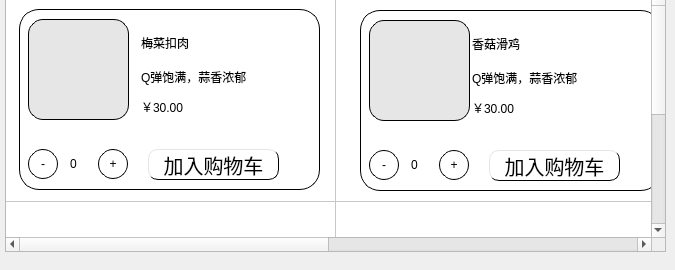
      <widget class="QWidget" name="page_11">
       <widget class="QTableWidget" name="tableWidget_2">
        <property name="geometry">
         <rect>
          <x>5</x>
          <y>-9</y>
          <width>661</width>
          <height>261</height>
         </rect>
        </property>
        <property name="styleSheet">
         <string notr="true"/>
        </property>
        <attribute name="horizontalHeaderVisible">
         <bool>false</bool>
        </attribute>
        <attribute name="horizontalHeaderDefaultSectionSize">
         <number>330</number>
        </attribute>
        <attribute name="verticalHeaderVisible">
         <bool>false</bool>
        </attribute>
        <attribute name="verticalHeaderDefaultSectionSize">
         <number>210</number>
        </attribute>
        <row>
         <property name="text">
          <string>新建行</string>
         </property>
        </row>
        <row>
         <property name="text">
          <string>新建行</string>
         </property>
        </row>
        <column>
         <property name="text">
          <string>新建列</string>
         </property>
        </column>
        <column>
         <property name="text">
          <string>新建列</string>
         </property>
        </column>
       </widget>
       <widget class="QWidget" name="widget_special1" native="true">
        <property name="geometry">
         <rect>
          <x>9</x>
          <y>-1</y>
          <width>321</width>
          <height>201</height>
         </rect>
        </property>
        <widget class="QWidget" name="widget_xia_2" native="true">
         <property name="geometry">
          <rect>
           <x>10</x>
           <y>10</y>
           <width>301</width>
           <height>181</height>
          </rect>
         </property>
         <property name="styleSheet">
          <string notr="true">QWidget{
	background-color: rgb(255, 255, 255);
	border-radius:20px;
	border:1px solid black;
}

QWidget:hover{
	border-radius:20px;
	border:1px solid blue;
}
QToolButton{

	border-radius:15px;
}
QPushButton:hover{
	background-color: rgb(0, 170, 255);
}
QToolButton:hover{
	color: rgb(0, 170, 255);
}</string>
         </property>
         <widget class="QToolButton" name="mei_jia">
          <property name="geometry">
           <rect>
            <x>79</x>
            <y>140</y>
            <width>30</width>
            <height>30</height>
           </rect>
          </property>
          <property name="styleSheet">
           <string notr="true"/>
          </property>
          <property name="text">
           <string>+</string>
          </property>
         </widget>
         <widget class="QLineEdit" name="xia_text_6">
          <property name="geometry">
           <rect>
            <x>120</x>
            <y>60</y>
            <width>174</width>
            <height>22</height>
           </rect>
          </property>
          <property name="styleSheet">
           <string notr="true">QLineEdit{
	border:none;
	font:20px &quot;楷体&quot;;
}</string>
          </property>
          <property name="text">
           <string>Q弹饱满，蒜香浓郁</string>
          </property>
          <property name="readOnly">
           <bool>true</bool>
          </property>
         </widget>
         <widget class="QLabel" name="xia_tu_6">
          <property name="geometry">
           <rect>
            <x>9</x>
            <y>10</y>
            <width>101</width>
            <height>101</height>
           </rect>
          </property>
          <property name="styleSheet">
           <string notr="true">QLabel{
	background-color: ;
	background-color: rgb(230, 230, 230);
	border-radius:15px;
}
</string>
          </property>
          <property name="text">
           <string/>
          </property>
          <property name="pixmap">
           <pixmap resource="images.qrc">:/meicai.png</pixmap>
          </property>
          <property name="scaledContents">
           <bool>true</bool>
          </property>
         </widget>
         <widget class="QLineEdit" name="mei_num">
          <property name="geometry">
           <rect>
            <x>49</x>
            <y>140</y>
            <width>21</width>
            <height>30</height>
           </rect>
          </property>
          <property name="styleSheet">
           <string notr="true">QLineEdit {

	border:none;
}</string>
          </property>
          <property name="text">
           <string>0</string>
          </property>
         </widget>
         <widget class="QPushButton" name="xia_bt_4">
          <property name="geometry">
           <rect>
            <x>129</x>
            <y>140</y>
            <width>131</width>
            <height>31</height>
           </rect>
          </property>
          <property name="styleSheet">
           <string notr="true">QPushButton{
	border-radius:10px;
	font:20px;
	border-left:1px solid rgb(229,229,229);
	border-top:1px solid rgb(229,229,229);
	
}</string>
          </property>
          <property name="text">
           <string>加入购物车</string>
          </property>
         </widget>
         <widget class="QToolButton" name="mei_jian">
          <property name="geometry">
           <rect>
            <x>9</x>
            <y>140</y>
            <width>30</width>
            <height>30</height>
           </rect>
          </property>
          <property name="text">
           <string>-</string>
          </property>
         </widget>
         <widget class="QLineEdit" name="xia_line_6">
          <property name="geometry">
           <rect>
            <x>120</x>
            <y>20</y>
            <width>179</width>
            <height>34</height>
           </rect>
          </property>
          <property name="styleSheet">
           <string notr="true">QLineEdit{
	border:none;
	font:30px &quot;楷体&quot;;
}</string>
          </property>
          <property name="text">
           <string>梅菜扣肉</string>
          </property>
          <property name="readOnly">
           <bool>true</bool>
          </property>
         </widget>
         <widget class="QLineEdit" name="xia_piece_6">
          <property name="geometry">
           <rect>
            <x>120</x>
            <y>90</y>
            <width>174</width>
            <height>22</height>
           </rect>
          </property>
          <property name="styleSheet">
           <string notr="true">QLineEdit{
	border:none;
	font:20px &quot;楷体&quot;;
}</string>
          </property>
          <property name="text">
           <string>￥30.00</string>
          </property>
          <property name="readOnly">
           <bool>true</bool>
          </property>
         </widget>
        </widget>
       </widget>
       <widget class="QWidget" name="widget_special2" native="true">
        <property name="geometry">
         <rect>
          <x>350</x>
          <y>0</y>
          <width>301</width>
          <height>201</height>
         </rect>
        </property>
        <widget class="QWidget" name="widget_xia_3" native="true">
         <property name="geometry">
          <rect>
           <x>10</x>
           <y>10</y>
           <width>301</width>
           <height>181</height>
          </rect>
         </property>
         <property name="styleSheet">
          <string notr="true">QWidget{
	background-color: rgb(255, 255, 255);
	border-radius:20px;
	border:1px solid black;
}

QWidget:hover{
	border-radius:20px;
	border:1px solid blue;
}
QToolButton{

	border-radius:15px;
}
QPushButton:hover{
	background-color: rgb(0, 170, 255);
}
QToolButton:hover{
	color: rgb(0, 170, 255);
}</string>
         </property>
         <widget class="QToolButton" name="gu_jia">
          <property name="geometry">
           <rect>
            <x>79</x>
            <y>140</y>
            <width>30</width>
            <height>30</height>
           </rect>
          </property>
          <property name="styleSheet">
           <string notr="true"/>
          </property>
          <property name="text">
           <string>+</string>
          </property>
         </widget>
         <widget class="QLineEdit" name="xia_text_7">
          <property name="geometry">
           <rect>
            <x>110</x>
            <y>60</y>
            <width>174</width>
            <height>22</height>
           </rect>
          </property>
          <property name="styleSheet">
           <string notr="true">QLineEdit{
	border:none;
	font:20px &quot;楷体&quot;;
}</string>
          </property>
          <property name="text">
           <string>Q弹饱满，蒜香浓郁</string>
          </property>
          <property name="readOnly">
           <bool>true</bool>
          </property>
         </widget>
         <widget class="QLabel" name="xia_tu_7">
          <property name="geometry">
           <rect>
            <x>9</x>
            <y>10</y>
            <width>101</width>
            <height>101</height>
           </rect>
          </property>
          <property name="styleSheet">
           <string notr="true">QLabel{
	background-color: ;
	background-color: rgb(230, 230, 230);
	border-radius:15px;
}
</string>
          </property>
          <property name="text">
           <string/>
          </property>
          <property name="pixmap">
           <pixmap resource="images.qrc">:/xianggu.png</pixmap>
          </property>
          <property name="scaledContents">
           <bool>true</bool>
          </property>
         </widget>
         <widget class="QLineEdit" name="gu_num">
          <property name="geometry">
           <rect>
            <x>49</x>
            <y>140</y>
            <width>21</width>
            <height>30</height>
           </rect>
          </property>
          <property name="styleSheet">
           <string notr="true">QLineEdit {

	border:none;
}</string>
          </property>
          <property name="text">
           <string>0</string>
          </property>
         </widget>
         <widget class="QPushButton" name="xia_bt_5">
          <property name="geometry">
           <rect>
            <x>129</x>
            <y>140</y>
            <width>131</width>
            <height>31</height>
           </rect>
          </property>
          <property name="styleSheet">
           <string notr="true">QPushButton{
	border-radius:10px;
	font:20px;
	border-left:1px solid rgb(229,229,229);
	border-top:1px solid rgb(229,229,229);
	
}</string>
          </property>
          <property name="text">
           <string>加入购物车</string>
          </property>
         </widget>
         <widget class="QToolButton" name="gu_jian">
          <property name="geometry">
           <rect>
            <x>9</x>
            <y>140</y>
            <width>30</width>
            <height>30</height>
           </rect>
          </property>
          <property name="text">
           <string>-</string>
          </property>
         </widget>
         <widget class="QLineEdit" name="xia_line_7">
          <property name="geometry">
           <rect>
            <x>110</x>
            <y>20</y>
            <width>131</width>
            <height>34</height>
           </rect>
          </property>
          <property name="styleSheet">
           <string notr="true">QLineEdit{
	border:none;
	font:30px &quot;楷体&quot;;
}</string>
          </property>
          <property name="text">
           <string>香菇滑鸡</string>
          </property>
          <property name="readOnly">
           <bool>true</bool>
          </property>
         </widget>
         <widget class="QLineEdit" name="xia_piece_7">
          <property name="geometry">
           <rect>
            <x>110</x>
            <y>90</y>
            <width>131</width>
            <height>22</height>
           </rect>
          </property>
          <property name="styleSheet">
           <string notr="true">QLineEdit{
	border:none;
	font:20px &quot;楷体&quot;;
}</string>
          </property>
          <property name="text">
           <string>￥30.00</string>
          </property>
          <property name="readOnly">
           <bool>true</bool>
          </property>
         </widget>
        </widget>
       </widget>
      </widget>
